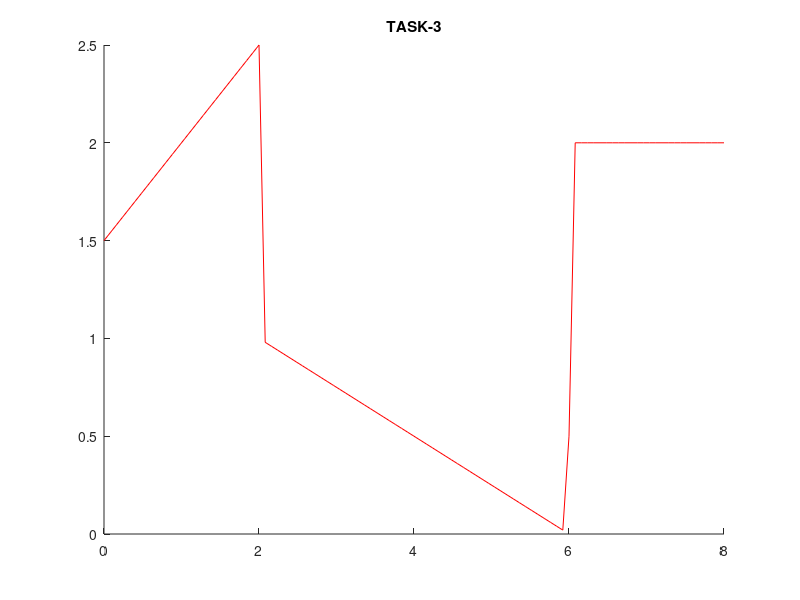

Reproduce this figure in MATLAB.
x = 0:8/100:8;
y = 0.5*x.*(x<=2) + 1.5-0.25*x.*(x>2&x<=6) + 0.5.*(x>=6);
figure;
hold on;
title('TASK-3');
plot(x, y, 'r-');